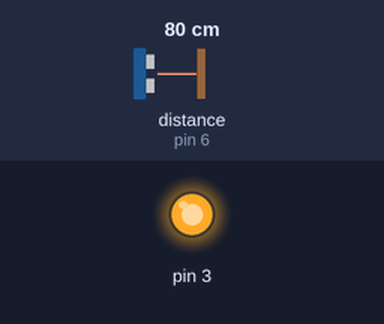
A sketch run on a simulated Arduino Uno, built with avr-gcc and run on an emulated ATmega328P. On the bench: output pins drawn as LEDs (lit = HIGH). Wiring (inferred from the names in the program): ultrasonic range finder: trigger pin 4; echo pin 6. The inputs (shaded band) are chosen by the test bench; at power-on: distance to the obstacle (sensor on pin 6) 80 cm. The echo pulse lasts 58.3 µs per cm; pins used as bus, display or sensor lines are not drawn.

Above: at 1.2 s.
1.3 s: distance to the obstacle (sensor on pin 6) set to 33 cm
2.8 s: distance to the obstacle (sensor on pin 6) set to 27 cm
At 3.7 s:
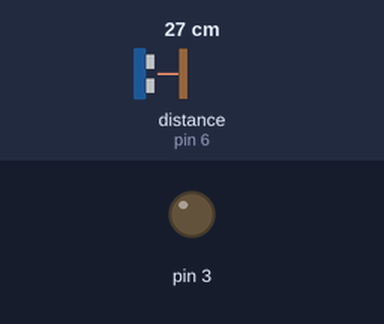
4.3 s: distance to the obstacle (sensor on pin 6) set to 35 cm
At 4.9 s:
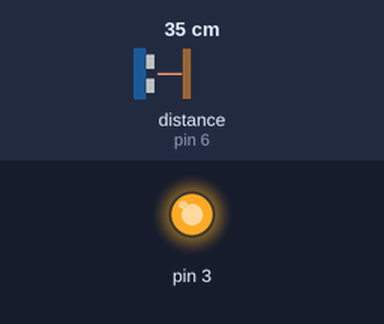
5.8 s: distance to the obstacle (sensor on pin 6) set to 2 cm
At 6.3 s:
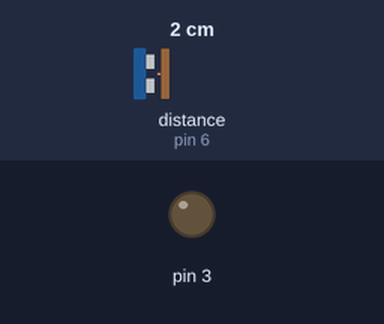
Timing chart, 0 to 8.3 s (numbered marks = the images above; inputs shaded):
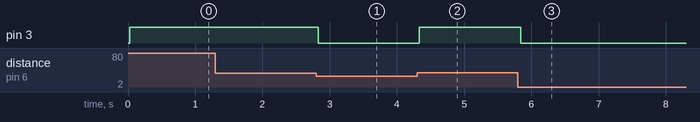

Measured:
- the behaviour switches between 30 and 29 cm on distance to the obstacle (sensor on pin 6) (found by bisection; images 0 and 1)
- after the input at 1.3 s, every drawn part: stays the same
- after the input at 2.8 s, pin 3: HIGH → LOW at once
- after the input at 4.3 s, pin 3: LOW → HIGH at once
- after the input at 5.8 s, pin 3: HIGH → LOW at once

The sketch:

dear.ino.ino
```cpp
int mesure_distance_cm(byte trig_pin,byte dist_pin)
{
  digitalWrite(trig_pin,HIGH);
  delayMicroseconds(1000);
  digitalWrite(trig_pin,LOW);
  int value = (pulseIn(dist_pin,HIGH)/2)/29.1+2;
  if (value>255) { value=255; }
  delay(20);
  return value;
}

void setup() {
  pinMode(4,OUTPUT);//Sonar triger pin
  pinMode(6,INPUT);//Sonar distance pulse pin
  pinMode(3, OUTPUT);
}

void loop() {
  if (mesure_distance_cm(4,6) > 30) {
    digitalWrite(3, HIGH);

  } else {
    digitalWrite(3, LOW);

  }

}
```
